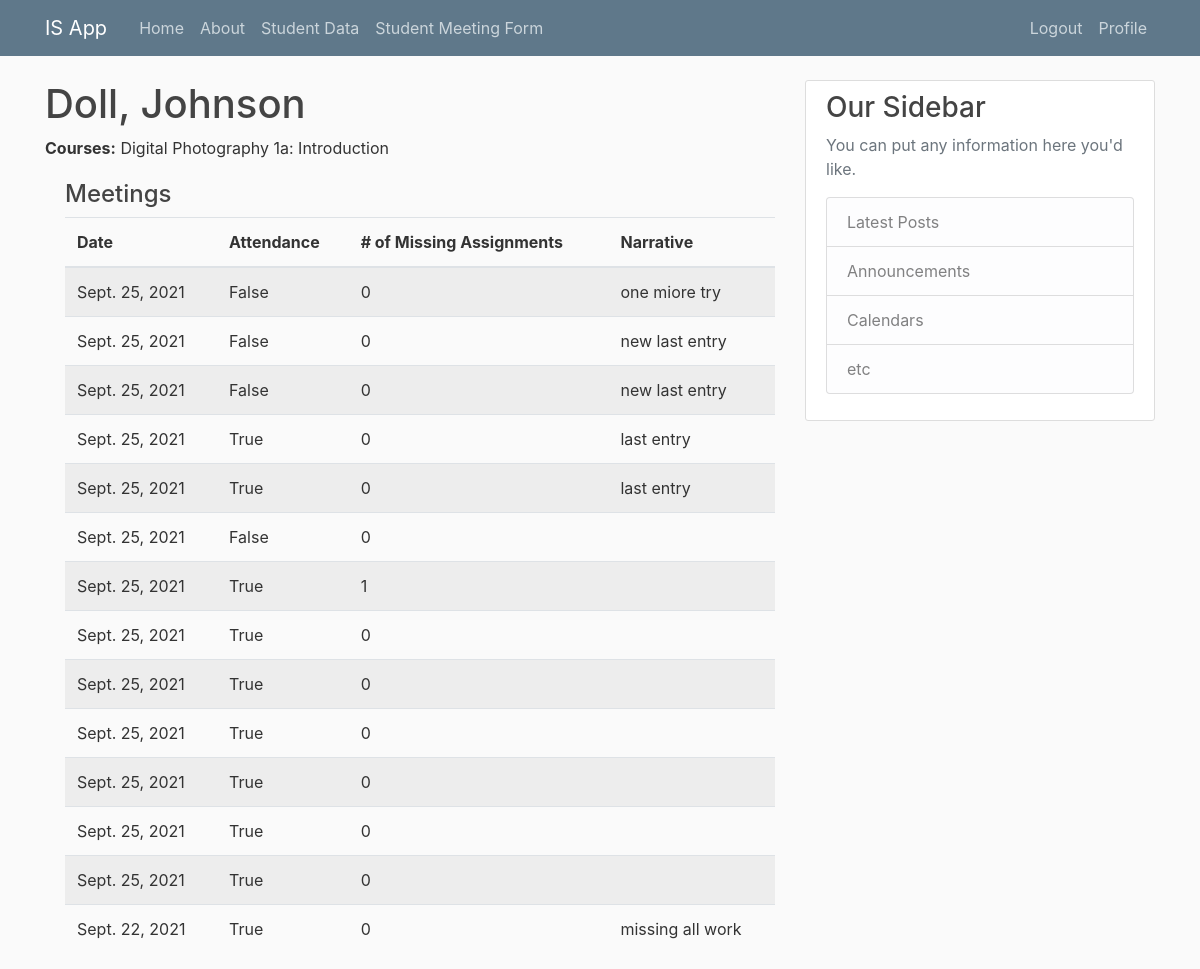
Before: /student/3 (signed in) with the older database file.
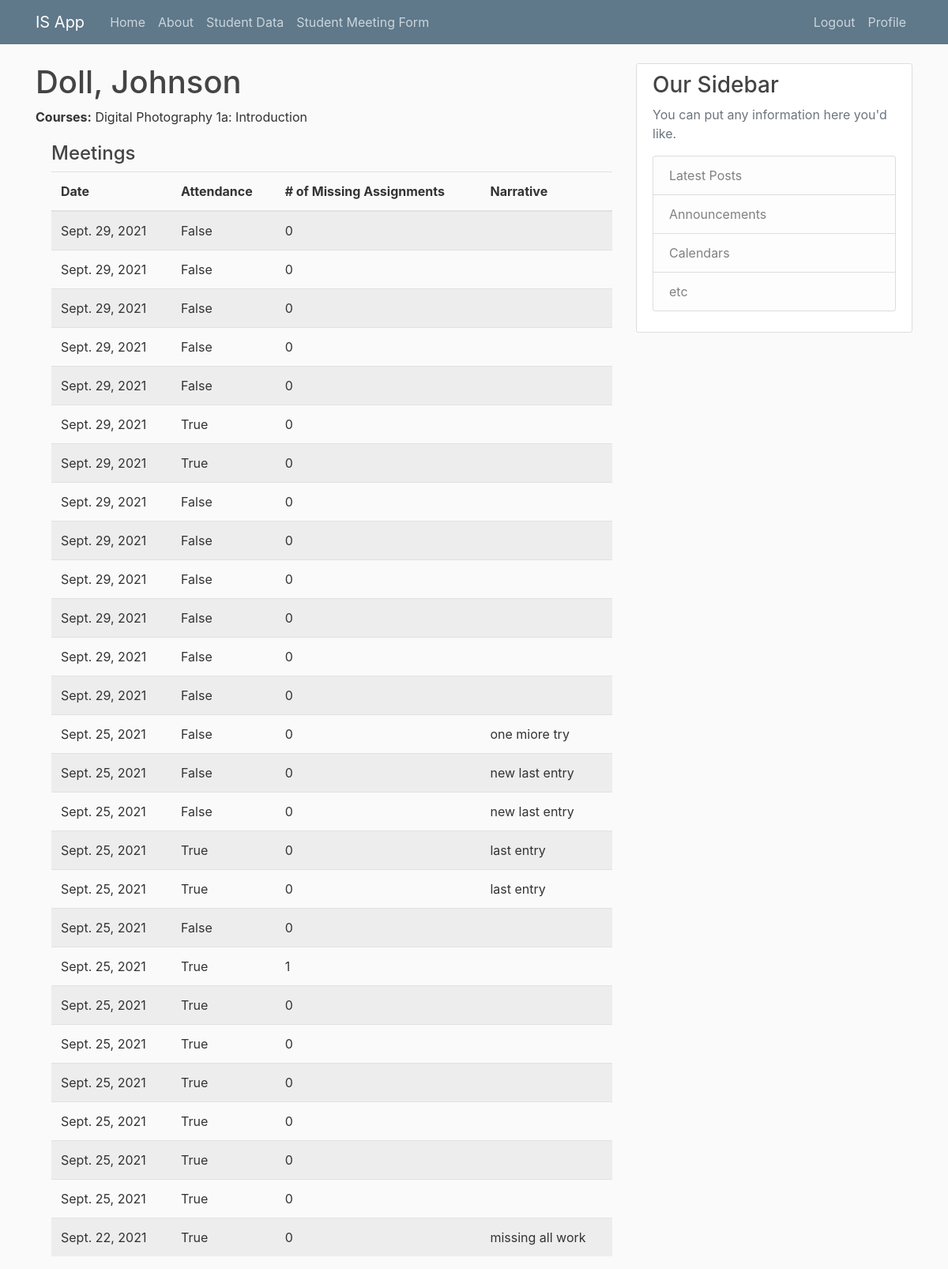
After: the same page with the newer database file.
### checkin/models.py (models this page shows, shortened)
class Student(models.Model):
    first_name = models.CharField(max_length=50, help_text="Student first name.")
    last_name = models.CharField(max_length=50, help_text="Student last name.")
    course = models.ManyToManyField(Course, help_text="Select courses student is enrolled in.", blank=True, default='')

class Course(models.Model):
    course_name = models.CharField(max_length=200, help_text="Enter the name of the course.")
    course_id = models.CharField(max_length=200, help_text="Enter the course id code if applicable.", blank=True, default='')
    course_provider = models.ForeignKey('CourseProvider', on_delete=models.SET_NULL, null=True,  blank=True, default='')
    class Meta:
        ordering = ['course_name']
    def __str__(self):
        return f'{self.course_name}'

class StudentMeeting(models.Model):
    instructor = models.ForeignKey(User, on_delete=models.PROTECT, null=True, blank=True, default='')
    student = models.ForeignKey(Student, help_text="Student Name.", on_delete=models.CASCADE, null=True)
    appointment_date = models.DateField("Date", default=timezone.now)
    attended_meeting = models.BooleanField()
    missing_work_amount = models.IntegerField(default=0)
    narrative = models.TextField(blank=True, default='')

### checkin/views.py (the view)
# urls.py: path('student/<int:pk>', login_required(views.StudentDetailView.as_view()), name='checkin-student-detail'),
class StudentDetailView(generic.DetailView):
    model = Student

### checkin/templates/checkin/student_detail.html
{% extends "checkin/base.html" %}
{% block content %}
<h1>{{ student.last_name }}, {{ student.first_name }}</h1>
<p><strong>Courses:</strong> {{ student.course.all|join:", " }}</p>
<div style="margin-left:20px;margin-top:20px">
    <h4>Meetings</h4>
    <table class="table table-striped">
        <thead>
            <tr>
                <th>Date</th>
                <th>Attendance</th>
                <th># of Missing Assignments</th>
                <th>Narrative</th>
            </tr>
        </thead>
        <tbody>
        {% for meeting in student.studentmeeting_set.all reversed %}
            <tr>
                <td>{{ meeting.appointment_date }}</td>
                <td>{{ meeting.attended_meeting }}</td>
                <td>{{ meeting.missing_work_amount }}</td>
                <td>{{ meeting.narrative }}</td>
            </tr>
        {% endfor %}
        </tbody>
    </table>
  </div>
{% endblock content %}

### checkin/templates/checkin/base.html (shortened to what this page needs)
{% load static %}
<!DOCTYPE html>
<html lang="en">
<head>
    <link rel="stylesheet" href="https://maxcdn.bootstrapcdn.com/bootstrap/4.0.0/css/bootstrap.min.css"
>
    <link rel="stylesheet" type="text/css" href="{% static 'checkin/main.css' %}">
    <link href="https://cdn.jsdelivr.net/npm/select2@4.1.0-rc.0/dist/css/select2.min.css" rel="stylesheet" />
</head>
<body>
<header class="site-header">
    <nav class="navbar navbar-expand-md navbar-dark bg-steel fixed-top">
        <div class="container">
            <a class="navbar-brand mr-4" href="{% url 'checkin-home' %}">IS App</a>
            <div class="collapse navbar-collapse" id="navbarToggle">
                <div class="navbar-nav mr-auto">
                    <a class="nav-item nav-link" href="{% url 'checkin-home' %}">Home</a>
                    <a class="nav-item nav-link" href="{% url 'checkin-about' %}">About</a>
                    <a class="nav-item nav-link" href="{% url 'checkin-data' %}"> Student Data</a>
                    <a class="nav-item nav-link" href="{% url 'checkin-student-meeting' %}">Student Meeting Form</a>
                </div>
                <div class="navbar-nav">
                    {% if user.is_authenticated %}
                    <a class="nav-item nav-link" href="{% url 'logout' %}">Logout</a>
                    <a class="nav-item nav-link" href="{% url 'profile' %}">Profile</a>
                    {% else %}
                    <a class="nav-item nav-link" href="{% url 'login' %}">Login</a>
                    <a class="nav-item nav-link" href="{% url 'register' %}">Register</a>
                    {% endif %}
                </div>
            </div>
        </div>
    </nav>
</header>
<main role="main" class="container">
    <div class="row">
        <div class="col-md-8">
            {% block content %}{% endblock %}
        </div>
        <div class="col-md-4">
            <div class="content-section">
                <h3>Our Sidebar</h3>
                <p class='text-muted'>You can put any information here you'd like.
                <ul class="list-group">
                    <li class="list-group-item list-group-item-light">Latest Posts</li>
                    <li class="list-group-item list-group-item-light">Announcements</li>
                    <li class="list-group-item list-group-item-light">Calendars</li>
                    <li class="list-group-item list-group-item-light">etc</li>
                </ul>
                </p>
            </div>
        </div>
    </div>
</main>
</body>
</html>

### checkin/static/checkin/main.css (style rules this page uses)
body { background: #fafafa; color: #333333; margin-top: 5rem; }
h1, h2, h3, h4, h5, h6 { color: #444444; }
ul { margin: 0; }
.bg-steel { background-color: #5f788a; }
.site-header .navbar-nav .nav-link { color: #cbd5db; }
.content-section { background: #ffffff; padding: 10px 20px; border: 1px solid #dddddd; border-radius: 3px; margin-bottom: 20px; }

Changed rows visible on the page:
added StudentMeeting: appointment_date "Sept. 29, 2021", attended_meeting "False", missing_work_amount "0"
added StudentMeeting: appointment_date "Sept. 29, 2021", attended_meeting "False", missing_work_amount "0"
added StudentMeeting: appointment_date "Sept. 29, 2021", attended_meeting "False", missing_work_amount "0"
added StudentMeeting: appointment_date "Sept. 29, 2021", attended_meeting "False", missing_work_amount "0"
added StudentMeeting: appointment_date "Sept. 29, 2021", attended_meeting "False", missing_work_amount "0"
added StudentMeeting: appointment_date "Sept. 29, 2021", attended_meeting "True", missing_work_amount "0"
added StudentMeeting: appointment_date "Sept. 29, 2021", attended_meeting "True", missing_work_amount "0"
added StudentMeeting: appointment_date "Sept. 29, 2021", attended_meeting "False", missing_work_amount "0"
added StudentMeeting: appointment_date "Sept. 29, 2021", attended_meeting "False", missing_work_amount "0"
added StudentMeeting: appointment_date "Sept. 29, 2021", attended_meeting "False", missing_work_amount "0"
added StudentMeeting: appointment_date "Sept. 29, 2021", attended_meeting "False", missing_work_amount "0"
added StudentMeeting: appointment_date "Sept. 29, 2021", attended_meeting "False", missing_work_amount "0"
added StudentMeeting: appointment_date "Sept. 29, 2021", attended_meeting "False", missing_work_amount "0"
